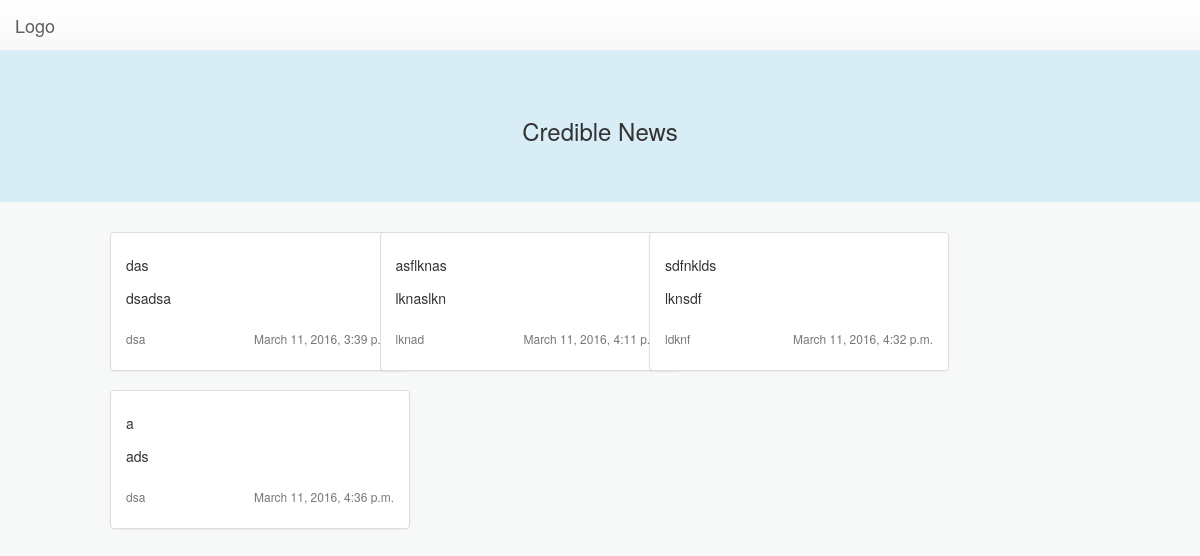
The page /posts/board on the database as committed earlier.
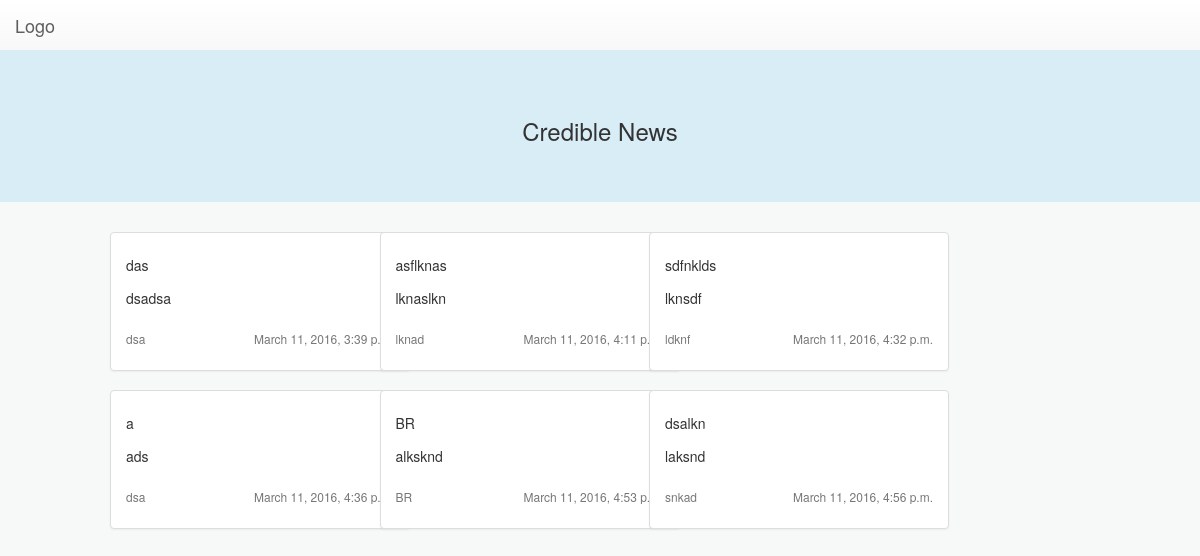
The same page on the database as committed later.
### posts/models.py (models this page shows, shortened)
class Post(models.Model):
    title = models.CharField(max_length=140)
    event_date = models.DateTimeField(default=datetime.datetime.now)
    sub_date = models.DateTimeField(default=datetime.datetime.now)
    location = models.CharField(max_length=140)
    text = models.TextField()
    VIDEO = 'VP' # Video Post
    PHOTO = 'PP' # Single photo
    POST_TYPE_CHOICES = (
        ('VP', 'Video Post'),
        ('PP', 'Photo Post'),
    )
    post_type = models.CharField(max_length=2, choices=POST_TYPE_CHOICES,
                                 blank=False, default='AP')
    EVENT_TYPE_CHOICES = (
        ('NA', 'Not Currently Trending'),
        ('BR', 'Baltimore Uprising'),
        ('FP', 'Ferguson Protests'),
        ('SL', 'Stand With Leah'),
    )
    event = models.CharField(max_length=2, choices=EVENT_TYPE_CHOICES,
                             blank=False, default='NA')
    url = models.URLField(null=True, blank=True)
    photo = models.ImageField(null=True, blank=True)
    def get_absolute_url(self):
        return reverse('posts:detail', kwargs={'post_id': self.id})

### posts/views.py (the view)
def board(request):
    all_posts = Post.objects.all().order_by('event_date')
    context = {
        'all_posts': all_posts
    }
    return render(request, 'posts/board.html', context)

### posts/templates/posts/board.html (shortened to what this page needs)
{% include "includes/head.html" %}
{% include "includes/header.html" %}
<main>
	<div class="masonry">
		{% for post in all_posts %}
		<div class="masonry-item panel panel-default">
			<div class="panel-body">
				<a href="{{ post.get_absolute_url }}"><h5>{{ post.title }}</h5></a>
				<p>{{ post.text }}</p>
				<h6 class="text-muted pull-left"> {{ post.location }}</h6>
				<h6 class="text-muted pull-right"> {{ post.event_date }}</h6>
			</div>
		</div>
		{% endfor %}
	</div>
</main>

Rows that differ between the two databases and show on the page:
added Post: title "BR", text "alksknd", location "BR", event_date "March 11, 2016, 4:53 p.m."
added Post: title "dsalkn", text "laksnd", location "snkad", event_date "March 11, 2016, 4:56 p.m."
